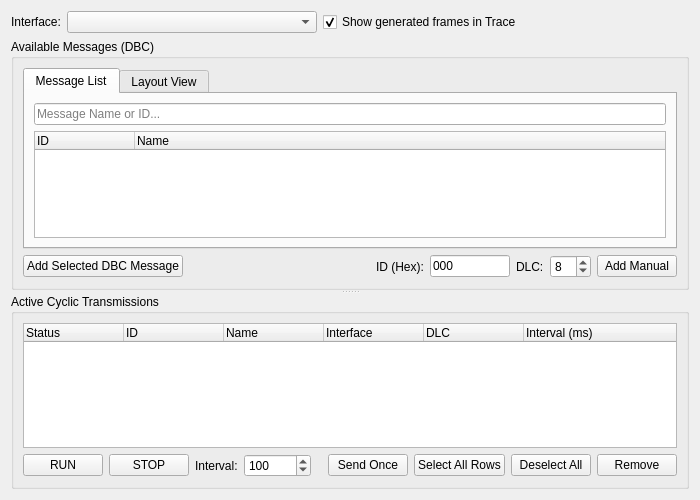
<?xml version="1.0" encoding="UTF-8"?>
<ui version="4.0">
 <class>TxGeneratorWindow</class>
 <widget class="QWidget" name="TxGeneratorWindow">
  <property name="geometry">
   <rect>
    <x>0</x>
    <y>0</y>
    <width>700</width>
    <height>500</height>
   </rect>
  </property>
  <property name="minimumSize">
   <size>
    <width>100</width>
    <height>100</height>
   </size>
  </property>
  <property name="windowTitle">
   <string>Generator</string>
  </property>
  <layout class="QVBoxLayout" name="verticalLayoutMain">
   <item>
    <layout class="QHBoxLayout" name="horizontalLayoutTop">
     <item>
      <widget class="QLabel" name="labelInterface">
       <property name="text">
        <string>Interface:</string>
       </property>
      </widget>
     </item>
     <item>
      <widget class="QComboBox" name="comboBoxInterface">
       <property name="minimumSize">
        <size>
         <width>250</width>
         <height>0</height>
        </size>
       </property>
      </widget>
     </item>
     <item>
      <widget class="QCheckBox" name="cbShowInTrace">
       <property name="text">
        <string>Show generated frames in Trace</string>
       </property>
       <property name="checked">
        <bool>true</bool>
       </property>
      </widget>
     </item>
     <item>
      <spacer name="horizontalSpacer_Top">
       <property name="orientation">
        <enum>Qt::Horizontal</enum>
       </property>
       <property name="sizeHint" stdset="0">
        <size>
         <width>40</width>
         <height>20</height>
        </size>
       </property>
      </spacer>
     </item>
    </layout>
   </item>
   <item>
    <widget class="QSplitter" name="splitter">
     <property name="orientation">
      <enum>Qt::Vertical</enum>
     </property>
     <widget class="QGroupBox" name="groupBoxAvailable">
      <property name="title">
       <string>Available Messages (DBC)</string>
      </property>
      <layout class="QVBoxLayout" name="verticalLayoutAvailable">
       <item>
        <widget class="QTabWidget" name="tabWidgetAvailable">
         <property name="currentIndex">
          <number>0</number>
         </property>
         <widget class="QWidget" name="tabMessageList">
          <attribute name="title">
           <string>Message List</string>
          </attribute>
          <layout class="QVBoxLayout" name="verticalLayoutTabList">
           <item>
            <widget class="QLineEdit" name="lineEditSearchAvailable">
             <property name="placeholderText">
              <string>Message Name or ID...</string>
             </property>
            </widget>
           </item>
           <item>
            <widget class="QTreeWidget" name="treeAvailable">
             <column>
              <property name="text">
               <string>ID</string>
              </property>
             </column>
             <column>
              <property name="text">
               <string>Name</string>
              </property>
             </column>
            </widget>
           </item>
          </layout>
         </widget>
         <widget class="QWidget" name="tabLayoutView">
          <attribute name="title">
           <string>Layout View</string>
          </attribute>
          <layout class="QVBoxLayout" name="verticalLayoutLayoutRoot">
           <item>
            <layout class="QHBoxLayout" name="horizontalLayoutLayoutControls">
             <item>
              <widget class="QLabel" name="labelZoom">
               <property name="text">
                <string>Zoom:</string>
               </property>
              </widget>
             </item>
             <item>
              <widget class="QSlider" name="sliderLayoutZoom">
               <property name="minimum">
                <number>50</number>
               </property>
               <property name="maximum">
                <number>200</number>
               </property>
               <property name="value">
                <number>100</number>
               </property>
               <property name="orientation">
                <enum>Qt::Horizontal</enum>
               </property>
              </widget>
             </item>
             <item>
              <widget class="QCheckBox" name="cbLayoutCompact">
               <property name="text">
                <string>Compact Mode</string>
               </property>
              </widget>
             </item>
             <item>
              <spacer name="horizontalSpacer_Layout">
               <property name="orientation">
                <enum>Qt::Horizontal</enum>
               </property>
               <property name="sizeHint" stdset="0">
                <size>
                 <width>40</width>
                 <height>20</height>
                </size>
               </property>
              </spacer>
             </item>
            </layout>
           </item>
           <item>
            <widget class="QScrollArea" name="scrollAreaLayout">
             <property name="widgetResizable">
              <bool>true</bool>
             </property>
             <widget class="QWidget" name="scrollAreaWidgetContents">
              <layout class="QVBoxLayout" name="verticalLayoutTabLayout">
               <property name="leftMargin">
                <number>0</number>
               </property>
               <property name="topMargin">
                <number>0</number>
               </property>
               <property name="rightMargin">
                <number>0</number>
               </property>
               <property name="bottomMargin">
                <number>0</number>
               </property>
              </layout>
             </widget>
            </widget>
           </item>
          </layout>
         </widget>
        </widget>
       </item>
       <item>
        <layout class="QHBoxLayout" name="horizontalLayoutAvailableControls">
         <item>
          <widget class="QPushButton" name="btnAddToList">
           <property name="text">
            <string>Add Selected DBC Message</string>
           </property>
          </widget>
         </item>
         <item>
          <spacer name="horizontalSpacer_3">
           <property name="orientation">
            <enum>Qt::Horizontal</enum>
           </property>
           <property name="sizeHint" stdset="0">
            <size>
             <width>40</width>
             <height>20</height>
            </size>
           </property>
          </spacer>
         </item>
         <item>
          <widget class="QLabel" name="labelManualId">
           <property name="text">
            <string>ID (Hex):</string>
           </property>
          </widget>
         </item>
         <item>
          <widget class="QLineEdit" name="lineManualId">
           <property name="maximumSize">
            <size>
             <width>80</width>
             <height>16777215</height>
            </size>
           </property>
           <property name="inputMask">
            <string>HHHHHHHH</string>
           </property>
           <property name="text">
            <string>000</string>
           </property>
          </widget>
         </item>
         <item>
          <widget class="QLabel" name="labelManualDlc">
           <property name="text">
            <string>DLC:</string>
           </property>
          </widget>
         </item>
         <item>
          <widget class="QSpinBox" name="spinManualDlc">
           <property name="maximum">
            <number>64</number>
           </property>
           <property name="value">
            <number>8</number>
           </property>
          </widget>
         </item>
         <item>
          <widget class="QPushButton" name="btnAddManual">
           <property name="text">
            <string>Add Manual</string>
           </property>
          </widget>
         </item>
        </layout>
       </item>
      </layout>
     </widget>
     <widget class="QGroupBox" name="groupBoxActive">
      <property name="title">
       <string>Active Cyclic Transmissions</string>
      </property>
      <layout class="QVBoxLayout" name="verticalLayoutActive">
       <item>
        <widget class="QTreeWidget" name="treeActive">
         <property name="selectionMode">
          <enum>QAbstractItemView::ExtendedSelection</enum>
         </property>
         <property name="editTriggers">
          <set>QAbstractItemView::NoEditTriggers</set>
         </property>
         <column>
          <property name="text">
           <string>Status</string>
          </property>
         </column>
         <column>
          <property name="text">
           <string>ID</string>
          </property>
         </column>
         <column>
          <property name="text">
           <string>Name</string>
          </property>
         </column>
         <column>
          <property name="text">
           <string>Interface</string>
          </property>
         </column>
          <column>
           <property name="text">
            <string>DLC</string>
           </property>
          </column>
         <column>
          <property name="text">
           <string>Interval (ms)</string>
          </property>
         </column>
        </widget>
       </item>
       <item>
        <layout class="QHBoxLayout" name="horizontalLayoutActiveControls">
          <item>
           <widget class="QPushButton" name="btnBulkRun">
            <property name="text">
             <string>RUN</string>
            </property>
            <property name="checkable">
             <bool>true</bool>
            </property>
           </widget>
          </item>
          <item>
           <widget class="QPushButton" name="btnBulkStop">
            <property name="text">
             <string>STOP</string>
            </property>
            <property name="checkable">
             <bool>true</bool>
            </property>
           </widget>
          </item>
         <item>
          <widget class="QLabel" name="labelInterval">
           <property name="text">
            <string>Interval:</string>
           </property>
          </widget>
         </item>
         <item>
          <widget class="QSpinBox" name="spinInterval">
           <property name="minimum">
            <number>1</number>
           </property>
           <property name="maximum">
            <number>100000</number>
           </property>
           <property name="value">
            <number>100</number>
           </property>
          </widget>
         </item>
         <item>
          <spacer name="horizontalSpacer_2">
           <property name="orientation">
            <enum>Qt::Horizontal</enum>
           </property>
           <property name="sizeHint" stdset="0">
            <size>
             <width>40</width>
             <height>20</height>
            </size>
           </property>
          </spacer>
         </item>
         <item>
          <widget class="QPushButton" name="btnSendOnce">
           <property name="text">
            <string>Send Once</string>
           </property>
          </widget>
         </item>
          <item>
           <widget class="QPushButton" name="btnSelectAll">
            <property name="text">
             <string>Select All Rows</string>
            </property>
           </widget>
          </item>
          <item>
           <widget class="QPushButton" name="btnClearAll">
            <property name="text">
             <string>Deselect All</string>
            </property>
           </widget>
          </item>
          <item>
           <widget class="QPushButton" name="btnRemove">
            <property name="text">
             <string>Remove</string>
            </property>
           </widget>
          </item>
        </layout>
       </item>
      </layout>
     </widget>
    </widget>
   </item>
  </layout>
 </widget>
 <resources/>
 <connections/>
</ui>
